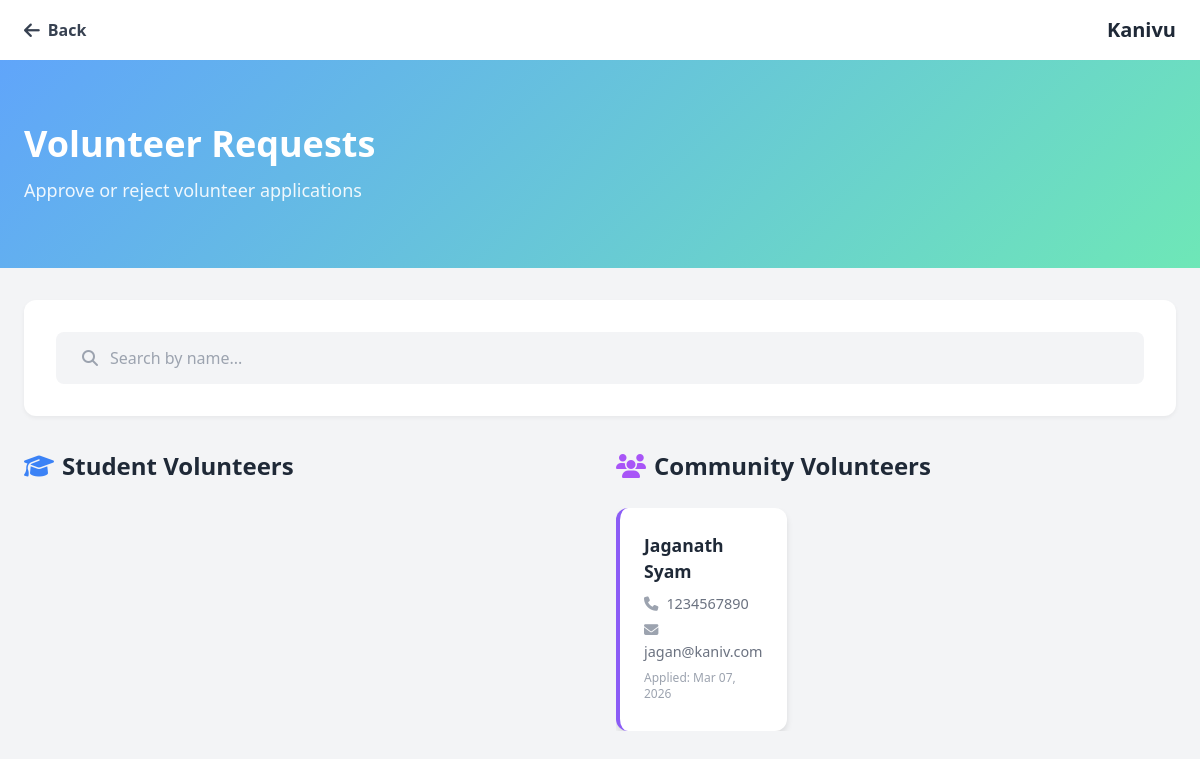
The page /dashboard/approve_volunteers/ (signed in) on the database as committed earlier.
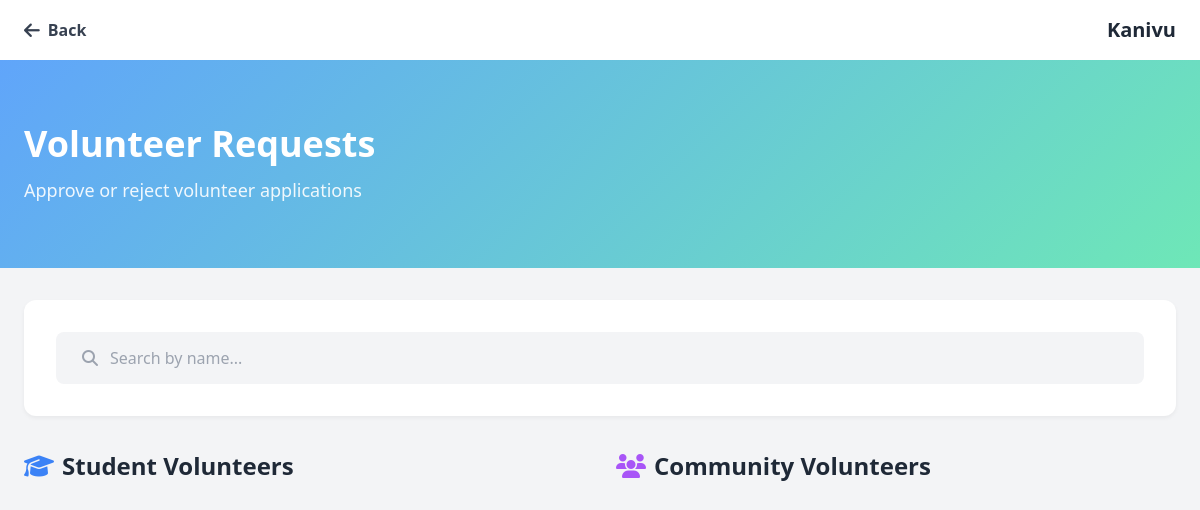
The same page on the database as committed later.
### volunteer/models.py (models this page shows)
class Volunteer(models.Model):
    BLOOD_GROUP_CHOICES = (
        ("A+", "A+"),
        ("A-", "A-"),
        ("B+", "B+"),
        ("B-", "B-"),
        ("AB+", "AB+"),
        ("AB-", "AB-"),
        ("O+", "O+"),
        ("O-", "O-"),
    )
    BATCH_CHOICES = (
        ("MCA", "MCA"),
        ("BCA", "BCA"),
        ("BSc CS", "BSc CS"),
        ("BCom", "BCom"),
    )
    YEAR_CHOICES = (
        ("1st Year", "1st Year"),
        ("2nd Year", "2nd Year"),
        ("3rd Year", "3rd Year"),
        ("4th Year", "4th Year"),
    )
    user = models.OneToOneField(User, on_delete=models.CASCADE)
    name = models.CharField(max_length=150)
    email = models.EmailField()
    phone = models.CharField(max_length=10)
    age = models.PositiveIntegerField()
    blood_group = models.CharField(
        max_length=5,
        choices=BLOOD_GROUP_CHOICES,
        blank=True,
        null=True
    )
    address = models.TextField()
    reason = models.TextField()
    is_approved=models.BooleanField(default=False)
    approved_by = models.ForeignKey(
        User,
        on_delete=models.SET_NULL,
        null=True,
        blank=True,
        related_name="approved_volunteers"
    )
    declined=models.BooleanField(default=False)
    rejection_reason = models.TextField(blank=True, null=True)
    is_student = models.BooleanField(default=False)
    admission_no = models.CharField(max_length=50, blank=True, null=True)
    period = models.CharField(max_length=20, blank=True, null=True)
    batch = models.CharField(
        max_length=20,
        choices=BATCH_CHOICES,
        blank=True,
        null=True
    )
    year = models.CharField(
        max_length=20,
        choices=YEAR_CHOICES,
        blank=True,
        null=True
    )
    created_at = models.DateTimeField(auto_now_add=True)
    def __str__(self):
        return self.name

### dashboard/views.py (the view)
# urls.py: path("approve_volunteers/",views.approve_volunteers,name="approve_volunteers"),
@login_required
def approve_volunteers(request):
    data = Volunteer.objects.filter(is_approved=False, declined=False).order_by("created_at")
    print(data)
    return render(request,"dashboard/approve_volunteers.html",{"data":data})

### templates/dashboard/approve_volunteers.html (shortened to what this page needs)
<!DOCTYPE html>
<html lang="en">
{% load static %}
<head>
    <script src="https://cdn.tailwindcss.com"></script>
    <link rel="stylesheet" href="https://cdnjs.cloudflare.com/ajax/libs/font-awesome/6.4.0/css/all.min.css">
</head>
<body class="bg-gray-100 font-sans">
    <nav class="bg-white shadow-md">
        <div class="max-w-7xl mx-auto px-6 py-4 flex justify-between items-center">
            <div class="flex items-center space-x-3">
                <button onclick="history.back()"
                    class="flex items-center space-x-2 text-gray-700 hover:text-blue-500 bg-transparent border-none cursor-pointer">
                    <i class="fa-solid fa-arrow-left text-lg"></i>
                    <span class="font-semibold">Back</span>
                </button>
            </div>
            <h1 class="text-xl font-bold text-gray-800">Kanivu</h1>
        </div>
    </nav>
    <section class="hero-gradient text-white py-16">
        <div class="max-w-7xl mx-auto px-6">
            <h1 class="text-4xl font-bold mb-3">Volunteer Requests</h1>
            <p class="text-lg opacity-90">Approve or reject volunteer applications</p>
        </div>
    </section>
    <div class="max-w-7xl mx-auto px-6 py-8">
        <div class="search-container">
            <div class="search-box">
                <i class="fas fa-search text-gray-400"></i>
                <input type="text" id="searchInput" placeholder="Search by name..." onkeyup="filterCards()">
            </div>
        </div>
        <div class="split-container">
            <div>
                <h2 class="section-title">
                    <i class="fas fa-graduation-cap text-blue-500"></i>
                    Student Volunteers
                </h2>
            </div>
            <div>
                <h2 class="section-title">
                    <i class="fas fa-users text-purple-500"></i>
                    Community Volunteers
                </h2>
                <div class="grid-container" id="nonStudentGrid">
                    {% for v in data %}
                    {% if not v.is_student %}
                    <div class="request-card non-student" onclick="openModal(this)" data-id="{{v.id}}"
                        data-name="{{v.name}}" data-email="{{v.email}}" data-phone="{{v.phone}}" data-age="{{v.age}}"
                        data-blood="{{v.blood_group}}" data-address="{{v.address}}" data-reason="{{v.reason}}"
                        data-student="{{v.is_student}}" data-admission="{{v.admission_no}}" data-batch="{{v.batch}}"
                        data-year="{{v.year}}" data-searchname="{{v.name|lower}}">
                        <div class="card-name">{{ v.name }}</div>
                        <div class="card-info"><i class="fas fa-phone text-gray-400 mr-2"></i>{{ v.phone }}</div>
                        <div class="card-info"><i class="fas fa-envelope text-gray-400 mr-2"></i>{{ v.email }}</div>
                        <div class="card-info text-xs text-gray-400 mt-2">
                            Applied: {{ v.created_at|date:"M d, Y" }}
                        </div>
                    </div>
                    {% endif %}
                    {% endfor %}
                </div>
            </div>
        </div>
    </div>
</body>
</html>

Rows that differ between the two databases and show on the page:
removed Volunteer: name "Jaganath Syam", phone "1234567890", email "jagan@kaniv.com", created_at "Mar 07, 2026"
